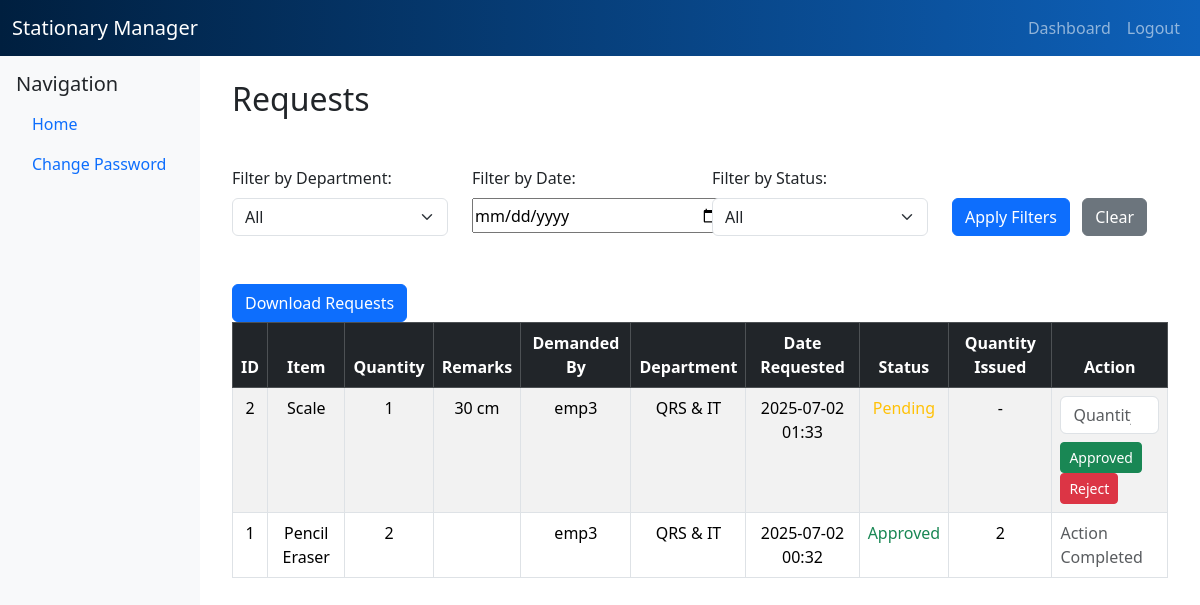
The app's page /admin (signed in) with its own data.
### models.py (models this page shows)
class RequestModel(db.Model):
    id = db.Column(db.Integer , primary_key=True , autoincrement=True)
    user_id = db.Column(db.Integer, db.ForeignKey('user.id'), nullable = False)
    user = db.relationship('User', backref='requests')
    item = db.Column(db.String(100), nullable = False)
    quantity = db.Column(db.Integer , nullable=True)
    remarks = db.Column(db.String(200), nullable=True)
    date_requested = db.Column(db.DateTime, default=datetime.now)
    status = db.Column(db.String(20) , default ='Pending')
    quantity_issued = db.Column(db.Integer, nullable = True)

class User(db.Model):
    id = db.Column(db.Integer , primary_key=True , autoincrement=True)
    username = db.Column(db.String(100), unique=True , nullable = False)
    password = db.Column(db.String(200), nullable = False)
    role = db.Column(db.String(20), nullable = False )
    designation = db.Column(db.String, nullable = True)
    department_id = db.Column(db.Integer, db.ForeignKey('department.id'), nullable = False)
    department = db.relationship('Department',foreign_keys=[department_id], backref='users')

class Department(db.Model):
    id = db.Column(db.Integer, primary_key=True, autoincrement=True)
    shortname = db.Column(db.String(50), unique=True, nullable=False)
    head_id = db.Column(db.Integer, db.ForeignKey('user.id'), nullable=True)
    ad_id = db.Column(db.Integer, db.ForeignKey('user.id'), nullable=True)
    head = db.relationship('User', foreign_keys=[head_id], backref='headed_departments')
    ad = db.relationship('User', foreign_keys=[ad_id], backref='ad_departments')

### app.py (the view, shortened to what this page needs)
@app.route('/admin', methods = ['GET','POST'])
def admin_dashboard():
    if 'user_id' not in session or session.get('role') != 'admin':
        return redirect('/login')
    department = request.args.get('department')
    selected_date = None
    date_str = request.args.get('date')
    status = request.args.get('status')
    query = RequestModel.query.join(User)
    invalid_date = False
    if status and status!="All":
        query = query.filter(RequestModel.status == status)
    if department:
        query = query.filter(User.department == department)
    requests =  query.order_by(RequestModel.date_requested.desc()).all()
    no_results = len(requests) == 0 and not invalid_date
    departments = [d[0] for d in db.session.query(User.department).distinct().all()]
    return render_template('admin_dash.html', requests=requests , departments = departments ,
                            selected_dept = department ,
                            selected_date_str = date_str , selected_status = status,
                            selected_date =selected_date , invalid_date = invalid_date ,
                            no_results = no_results,
                            role='admin')

### app.py (called while the page is built)
@app.context_processor
def inject_is_ad_or_head():
    user_id =  session.get('user_id')
    is_ad_or_head = False
    if user_id:
        is_ad_or_head = Department.query.filter(
            (Department.head_id == user_id) | (Department.ad_id == user_id)
        ).first() is not None
    return dict(is_ad_or_head=is_ad_or_head)

### templates/admin_dash.html (shortened to what this page needs)
{% extends 'base.html' %}
{% block body %}
<h2 class="mt-5">Requests</h2>
<form method = "GET" class="row mt-5">
    <div class="col-md-3">
        <label class="form-label">Filter by Department:</label>
        <select name="department" class="form-select">
            <option value="">All</option>
        </select>
    </div>
    <div class="col-md-3">
        <label class="form-label">Filter by Date:</label><br>
        <input type="date" name="date" style="height: 35px ; width: 250px;" value="{{ selected_date_str}}">
    </div>
    <div class="col-md-3">
        <label class="form-label">Filter by Status:</label>
        <select name="status" class="form-select">
            <option value="All" {% if selected_status == "All" %}selected{%endif%}>All</option>
        </select>
    </div>
    <div class="col-md-3 align-self-end">
        <button type="submit" class="btn btn-primary">Apply Filters</button>
        <a href="/admin" class="btn btn-secondary ms-2">Clear</a>
    </div>
</form>
<div class="col-md-3 mt-5 align-self-end">
    <a href="/admin/export?department_id={{selected_dept}}&date={{selected_date_str}}&status={{selected_status}}"
        class="btn btn-primary">
    Download Requests</a>
</div>
<table class="table table-striped table-bordered">
    <thead class="table-dark">
        <tr>
            <th style="text-align: center;">ID</th>
            <th style="text-align: center;">Item</th>
            <th style="text-align: center;">Quantity</th>
            <th style="text-align: center;">Remarks</th>
            <th style="text-align: center;">Demanded By</th>
            <th style="text-align: center;">Department</th>
            <th style="text-align: center;">Date Requested</th>
            <th style="text-align: center;">Status</th>
            <th style="text-align: center;">Quantity Issued</th>
            <th style="text-align: center;">Action</th>
        </tr>
    </thead>
    <tbody>
        {% for req in requests %}
        <tr>
            <td style="text-align: center;">{{ req.id }}</td>
            <td style="text-align: center;">{{ req.item }}</td>
            <td style="text-align: center;">{{ req.quantity }}</td>
            <td style="text-align: center;">{{ req.remarks }}</td>
            <td style="text-align: center;">{{ req.user.username }}</td>
            <td style="text-align: center;">{{ req.user.department.shortname }}</td>
            <td style="text-align: center;">{{ req.date_requested.strftime('%Y-%m-%d %H:%M') }}</td>
            <td style="text-align: center;">
                {% if req.status == 'Approved by Superadmin' %}
                    <span class = "text-primary">Approved by Superadmin</span>
                {% elif  req.status == 'Approved' %}
                    <span class="text-success">Approved</span>
                {% elif  req.status == 'Rejected by Superadmin' %}
                    <span class="text-danger">Rejected by Superadmin</span>
                {% elif  req.status == 'Rejected' %}
                    <span class="text-danger">Rejected</span>
                {% else %}
                    <span class="text-warning">Pending</span>
                {% endif %}
            </td>
            <td style="text-align: center;">{{ req.quantity_issued or '-' }}</td>
            <td>
                {% if req.status == 'Pending' %}
                <form method="POST" style="display: inline;">
                    <input type="number" name="quantity_issued" value="{{req.quantity_issued}}" placeholder="Quantity" min="0" max="{{ req.quantity }}" required class="form-control mb-2">
                    <button class="btn btn-success btn-sm" type="Submit">Approved</button>
                </form>
                <form method="POST" style="display: inline;">
                    <button class="btn btn-danger btn-sm" type="Submit">Reject</button>
                </form>
                {% else %}
                    <span class="text-muted">Action Completed</span>
                {% endif %}
            </td>
        </tr>
        {% endfor %}
    </tbody>
</table>
{% endblock %}

### templates/base.html (shortened to what this page needs)
<!DOCTYPE html>
<html lang="en">
<head>
    <link rel="stylesheet" href="{{url_for('static', filename='css/bootstrap.min.css')}}">
    <link rel="stylesheet" href="{{url_for('static', filename='css/main.css')}}">
    <link rel="stylesheet" href="https://cdn.jsdelivr.net/npm/bootstrap-icons@1.10.5/font/bootstrap-icons.css">
</head>
<body>
    {% set show_layout = role in ['admin','employee','superadmin'] %}
    {% if show_layout %}
        <nav class="navbar navbar-expand-lg  navbar-dark gradient-navbar">
            <div class="container-fluid">
                <a class="navbar-brand" href="#">Stationary Manager</a>
                <div class="collapse navbar-collapse" id="topNav">
                    <ul class="navbar-nav ms-auto">
                        <li class="nav-item">
                            <a class="nav-link" href="/Dashboard">Dashboard</a>
                        </li>
                        <li class="nav-item">
                            <a class="nav-link" href="/logout">Logout</a>
                        </li>
                    </ul>
                </div>
            </div>
        </nav>
        <div class="wrapper">
            <div class="sidebar">
                <h5>Navigation</h5>
                <ul class="nav flex-column">
                    {% if role == 'admin' %}
                    <li class="nav-item"><a class="nav-link" href="/admin_home">Home</a></li>
                    <li class="nav-item"><a class="nav-link" href="/change_password">Change Password</a> </li>
                    {% endif %}
                </ul>
            </div>
    {% endif %}
    <div class="content">
        {% block body %}{% endblock %}
    </div>
    {% if show_layout %}
        </div>
    {% endif %}
</body>
</html>

### static/css/main.css (style rules this page uses)
.gradient-navbar { background: linear-gradient(to right, #001f3f, #0e61ba); }

### templates/base.html (style rules this page uses)
body { min-height: 100vh; display: flex; flex-direction: column; }
.navbar { position: fixed; top: 0; left: 0; right: 0; z-index: 1030; }
.wrapper { display: flex; flex: 1; }
.sidebar { width: 200px; background-color: #f8f9fa; padding: 1rem; height: calc(100vh - 56px); position: fixed; top: 56px; }
.wrapper .content { flex: 1; padding: 2rem; margin-left: 200px; height: calc(100vh - 56px); overflow-y: auto; width: calc(100% - 200px); }

### records on screen
RequestModel: id "2", item "Scale", quantity "1", remarks "30 cm", user.username "emp3", user.department.shortname "QRS & IT", date_requested "2025-07-02 01:33", status "Pending", quantity_issued "-"
RequestModel: id "1", item "Pencil Eraser", quantity "2", user.username "emp3", user.department.shortname "QRS & IT", date_requested "2025-07-02 00:32", status "Approved", quantity_issued "2"
